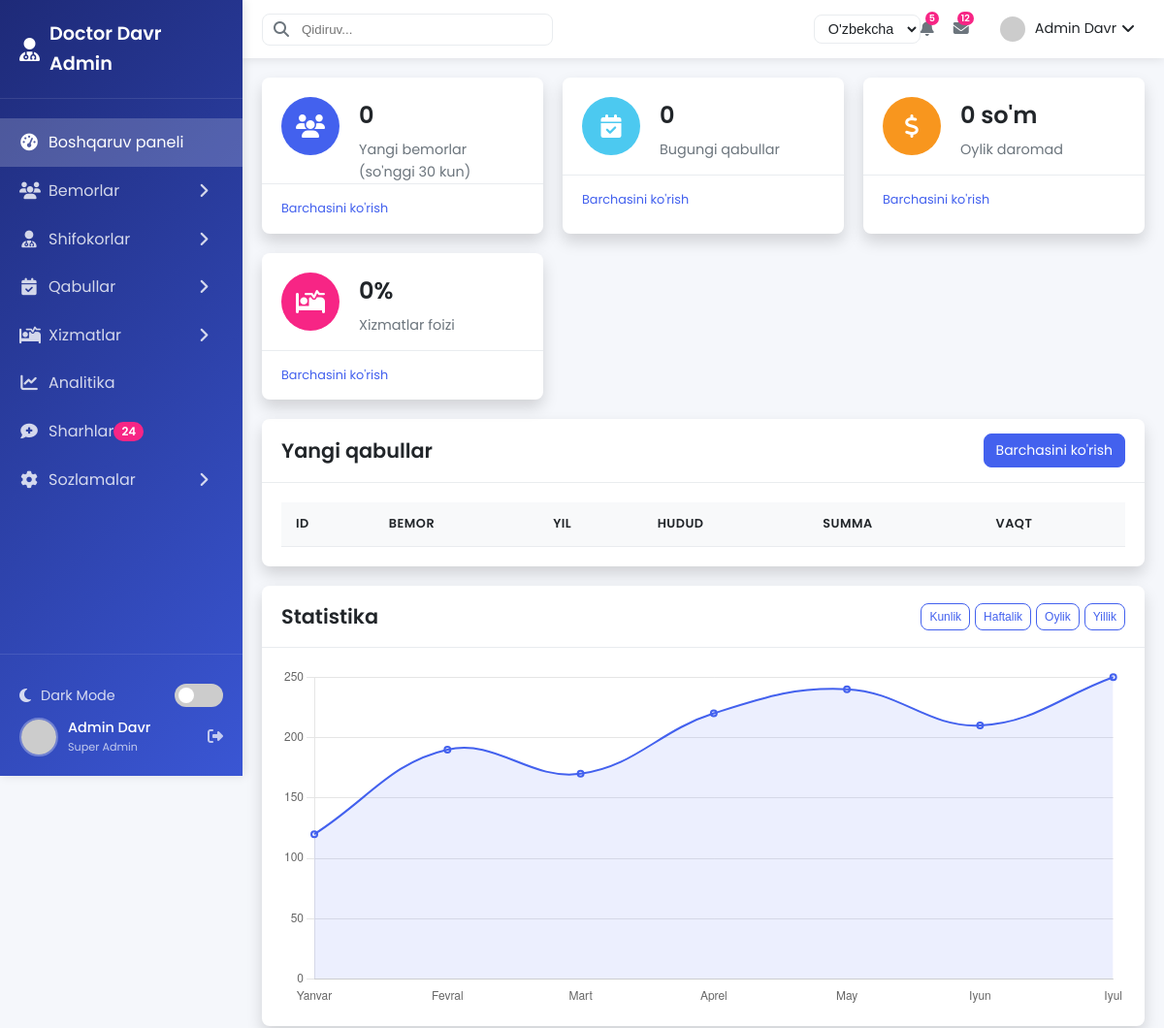
Page /dashboard/ (upper part) on the earlier database version.
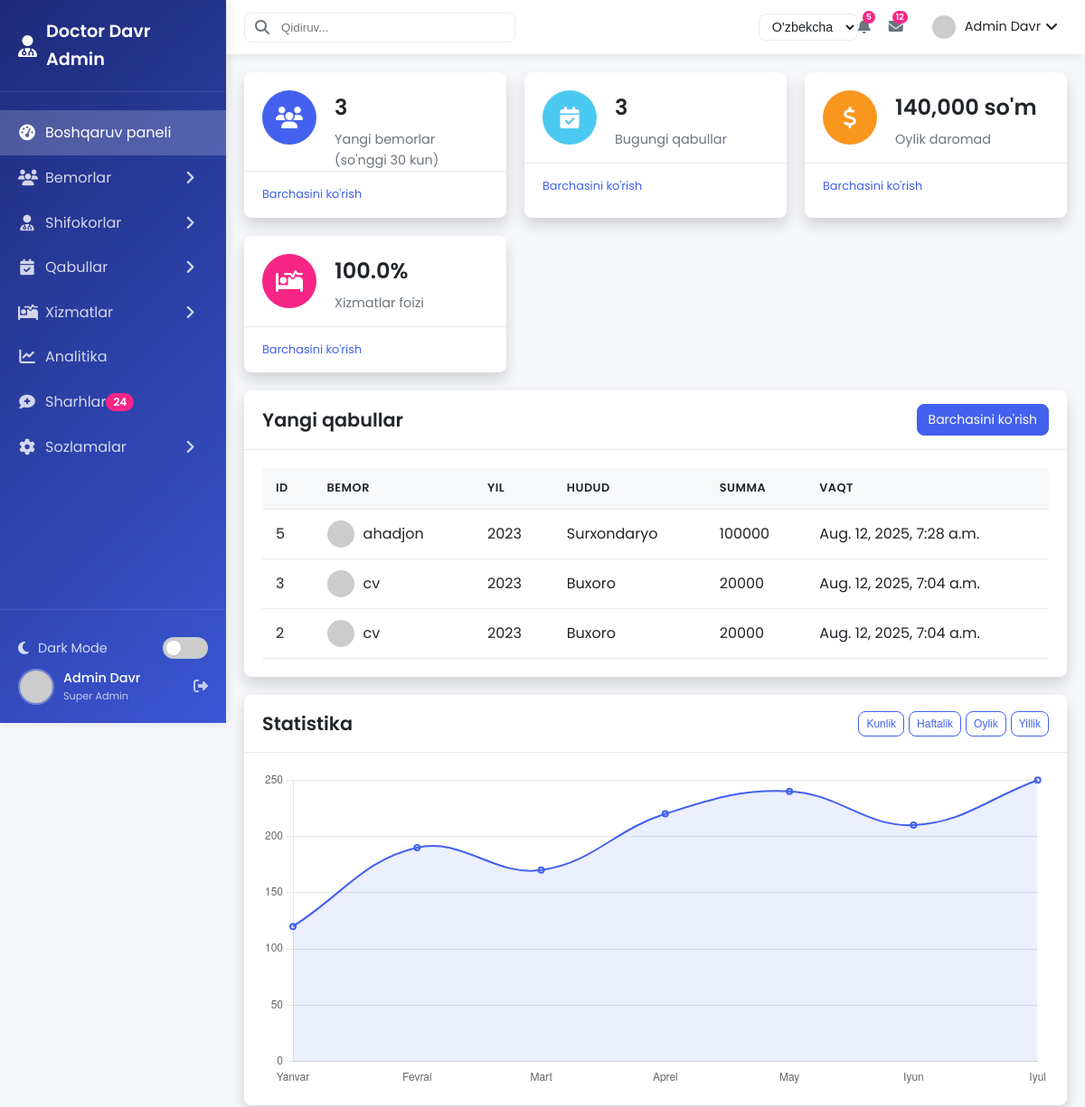
Same page on the later database version.
### asosiy/models.py (models this page shows, shortened)
class Bemorlar(models.Model):
    toliq_ism=models.CharField(max_length=400)
    yil=models.IntegerField()
    hudud=models.CharField(max_length=100)
    summa=models.IntegerField()
    yaratilgan_vaqt = models.DateTimeField(auto_now_add=True)
    har_safar_ozgartirilgandagi_vaqt = models.DateTimeField(auto_now=True)

### asosiy/views.py (the view)
# urls.py: path('dashboard/', dashboard, name='dashboard'),
def dashboard(request):
    yangi_bemorlar_soni = Bemorlar.objects.filter(
        yaratilgan_vaqt__gte=timezone.now() - timezone.timedelta(days=30)
    ).count()
    bugun = timezone.now().date()
    bugungi_qabullar = Bemorlar.objects.filter(
        yaratilgan_vaqt__date=bugun
    ).count()
    oy_boshi = timezone.now().replace(day=1)
    oylik_daromad = Bemorlar.objects.filter(
        yaratilgan_vaqt__gte=oy_boshi
    ).aggregate(total_summa=models.Sum('summa'))['total_summa'] or 0
    jami_bemorlar = Bemorlar.objects.count()
    xizmat_foizi = round((bugungi_qabullar / jami_bemorlar) * 100, 2) if jami_bemorlar > 0 else 0
    avatars = [
                  f"https://randomuser.me/api/portraits/men/{i}.jpg" for i in range(1, 51)
              ] + [
                  f"https://randomuser.me/api/portraits/women/{i}.jpg" for i in range(1, 51)
              ]
    bemorlar = Bemorlar.objects.order_by('-yaratilgan_vaqt')[:5]
    yangi_qabullar = []
    for b in bemorlar:
        b.rasm_url = random.choice(avatars)
        yangi_qabullar.append(b)
    context = {
        'yangi_bemorlar_soni': yangi_bemorlar_soni,
        'bugungi_qabullar': bugungi_qabullar,
        'oylik_daromad': oylik_daromad,
        'xizmat_foizi': xizmat_foizi,
        'yangi_qabullar': yangi_qabullar,
    }
    return render(request, 'admin_panel/index.html', context)

### templates/admin_panel/index.html (shortened to what the changed rows need)
<!DOCTYPE html>
<html lang="uz">
{%load static%}
{% load humanize %}
<head>
    <link rel="stylesheet" href="https://cdnjs.cloudflare.com/ajax/libs/font-awesome/6.4.0/css/all.min.css">
    <link rel="stylesheet" href="{% static 'admin_panel/admin_index.css'%}">
</head>
<body>
    <div class="admin-container">
        <div class="main-content">
            <div class="dashboard-widgets">
                <div class="widget">
                    <div class="widget-info">
                        <h3>{{ yangi_bemorlar_soni }}</h3>
                        <p>Yangi bemorlar (so'nggi 30 kun)</p>
                    </div>
                </div>
                <div class="widget">
                    <div class="widget-info">
                        <h3>{{ bugungi_qabullar }}</h3>
                        <p>Bugungi qabullar</p>
                    </div>
                </div>
                <div class="widget">
                    <div class="widget-info">
                        <h3>{{ oylik_daromad|intcomma }} so'm</h3>
                        <p>Oylik daromad</p>
                    </div>
                </div>
                <div class="widget">
                    <div class="widget-info">
                        <h3>{{ xizmat_foizi }}%</h3>
                        <p>Xizmatlar foizi</p>
                    </div>
                </div>
            </div>
            <div class="content-sections">
                <div class="content-section">
                    <div class="section-header">
                        <h2>Yangi qabullar</h2>
                    </div>
                    <div class="section-content">
                        <div class="table-responsive">
                            <table class="data-table">
                                <thead>
                                    <tr>
                                        <th>ID</th>
                                        <th>Bemor</th>
                                        <th>Yil</th>
                                        <th>Hudud</th>
                                        <th>Summa</th>
                                        <th>Vaqt</th>
                                    </tr>
                                </thead>
                                <tbody>
                                    {%for yangi_qabul in yangi_qabullar%}
                                    <tr>
                                        <td>{{yangi_qabul.id}}</td>
                                        <td>
                                            <div class="user-cell">
                                                <img src="{{yangi_qabul.rasm_url}}" alt="User">
                                                <span>{{yangi_qabul.toliq_ism}}</span>
                                            </div>
                                        </td>
                                        <td>{{yangi_qabul.yil}}</td>
                                        <td>{{yangi_qabul.hudud}}</td>
                                        <td>{{yangi_qabul.summa}}</td>
                                        <td>{{yangi_qabul.yaratilgan_vaqt}}</td>
                                    </tr>
                                    {%endfor%}
                                </tbody>
                            </table>
                        </div>
                    </div>
                </div>
                <div class="content-section">
                    <div class="section-header">
                        <h2>Statistika</h2>
                    </div>
                </div>
            </div>
        </div>
    </div>
</body>
</html>

Differences in the rows shown:
added Bemorlar: id "5", toliq_ism "ahadjon", yil "2023", hudud "Surxondaryo", summa "100000", yaratilgan_vaqt "Aug. 12, 2025, 7:28 a.m."
added Bemorlar: id "3", toliq_ism "cv", yil "2023", hudud "Buxoro", summa "20000", yaratilgan_vaqt "Aug. 12, 2025, 7:04 a.m."
added Bemorlar: id "2", toliq_ism "cv", yil "2023", hudud "Buxoro", summa "20000", yaratilgan_vaqt "Aug. 12, 2025, 7:04 a.m."
Other differences:
{{ yangi_bemorlar_soni }}: "0" → "3"
{{ bugungi_qabullar }}: "0" → "3"
{{ oylik_daromad|intcomma }}: "0" → "140,000"
{{ xizmat_foizi }}: "0" → "100.0"
